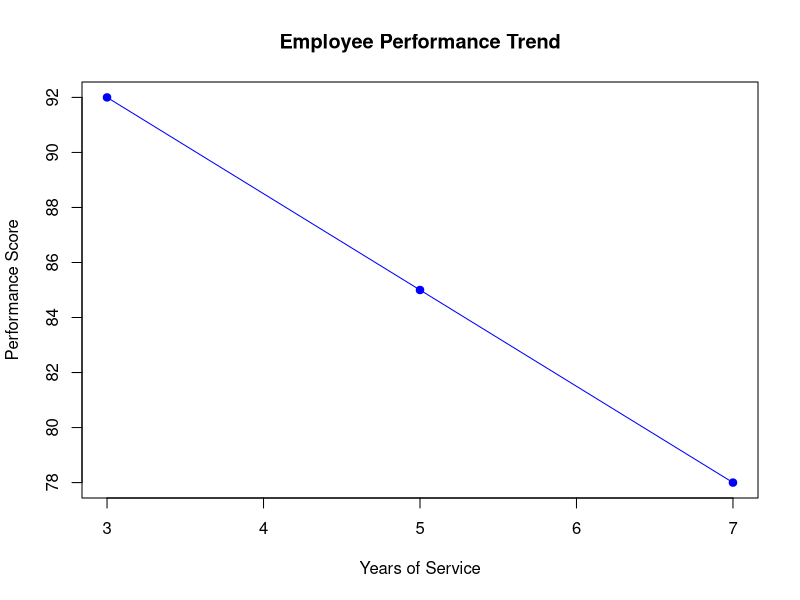

Recreate this plot in R.
employee_id <- c(1, 2, 3)
years_service <- c(5, 3, 7)
performance <- c(85, 92, 78)

order_index <- order(years_service)

plot(
  years_service[order_index],
  performance[order_index],
  type = "o",
  pch = 19,
  xlab = "Years of Service",
  ylab = "Performance Score",
  main = "Employee Performance Trend",
  col = "blue"
)
